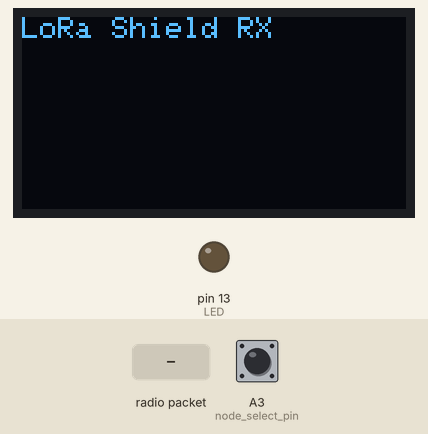
The sketch below on a simulated Arduino Uno, built with avr-gcc and run on an emulated ATmega328P. On the bench: 128×64 one-colour display, output pins drawn as LEDs (lit = HIGH). The test bench sets the inputs (shaded band); at power-on: A3 (node_select_pin) HIGH. No radio packets arrive unless stated; pins used as bus, display or sensor lines are not drawn; what the sketch prints to the serial monitor is not drawn.

Above: at 2.3 s.
2.4 s: radio packet "#" arrives
At 2.8 s:
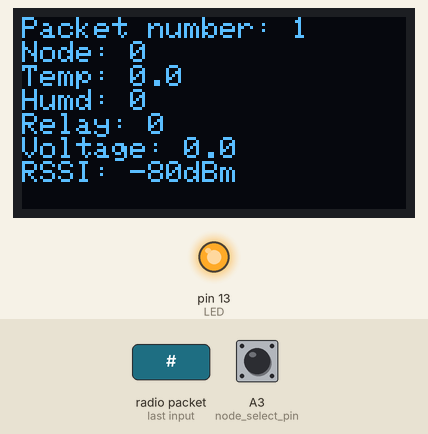
3.9 s: radio packet "5" arrives
Timing chart, 0 to 6.9 s (numbered marks = the images above; inputs shaded):
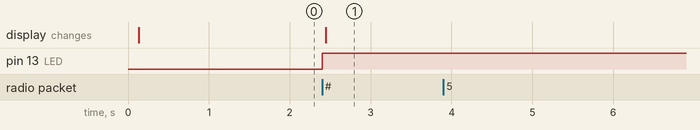

The sketch:

main_RX.ino
```cpp
#include <SPI.h>
#include <RH_RF95.h>
#include <Wire.h>
#include "SSD1306Ascii.h"
#include "SSD1306AsciiWire.h"

#define SF         7
#define BANDWIDTH  250
#define TXPOWER    14

#define RFM95_CS 10
#define RFM95_RST 9
#define RFM95_INT 2
#define RF95_FREQ 434.0
#define I2C_ADDRESS 0x3C
#define LED LED_BUILTIN

uint8_t input_voltage_pin = A0;
uint8_t input_relay_status_pin = A1;
uint8_t node_select_pin = A3;
uint8_t node = 0;
uint16_t packetnum = 0;
String node1 = "";
String node2 = "";

RH_RF95 rf95(RFM95_CS, RFM95_INT);
SSD1306AsciiWire oled;

void setup(){
  pinMode(input_voltage_pin, INPUT);
  pinMode(input_relay_status_pin, INPUT);
  pinMode(LED, OUTPUT);
  pinMode(RFM95_RST, OUTPUT);
  digitalWrite(RFM95_RST, HIGH);

  while (!Serial);
  Serial.begin(115200);
  delay(100);

  Serial.println("RFM98W LoRa Shield RX");

// Set Node Number
  pinMode(node_select_pin, INPUT_PULLUP);
  node = !digitalRead(node_select_pin);  // 0 or 1
  node++;  // 1 or 2
  // Serial.print("Node Number: ");
  // Serial.println(node);

// OLED display
  Wire.begin();
  oled.begin(&Adafruit128x64, I2C_ADDRESS);
  // oled.set400kHz();
  oled.setFont(Adafruit5x7);

  oled.clear();
  oled.println("LoRa Shield RX");

// RFM98W manual reset
  digitalWrite(RFM95_RST, LOW);
  delay(10);
  digitalWrite(RFM95_RST, HIGH);
  delay(10);

// Init RFM98W
  while (!rf95.init()) {
    Serial.println("LoRa radio init failed");
    while (1);
  }
  Serial.println("LoRa radio init OK");

  if (!rf95.setFrequency(RF95_FREQ)) {
    Serial.println("setFrequency failed");
    while (1);
  }
  rf95.setTxPower(TXPOWER, false);
  rf95.setSpreadingFactor(SF);
  rf95.setSignalBandwidth(BANDWIDTH);
  Serial.print("Set Freq to: "); Serial.println(RF95_FREQ);
  Serial.println("LoRa radio init OK");

  delay(1000);
}


void loop(){
  if (rf95.available()){
    uint8_t buf[RH_RF95_MAX_MESSAGE_LEN];
    uint8_t len = sizeof(buf);

    if (rf95.recv(buf, &len)){
      digitalWrite(LED, HIGH);
      RH_RF95::printBuffer("Received:", buf, len);
      Serial.print("packet:");
      Serial.println((char*)buf);
      Serial.print("RSSI: ");
      Serial.println(rf95.lastRssi(), DEC);

      String packet = (char*)buf;
      packet.trim();
      if(packet.startsWith("#")){  // 정상적인 패킷
        packetnum++;

        String message = packet.substring(1);
        uint8_t node = message.substring(0,message.indexOf("#")).toInt();
        message = message.substring(message.indexOf("#")+1);
        float temp = message.substring(0,message.indexOf("#")).toInt()/10.0;
        message = message.substring(message.indexOf("#")+1);
        int humd = message.substring(0,message.indexOf("#")).toInt();
        message = message.substring(message.indexOf("#")+1);
        uint8_t relay = message.substring(0,message.indexOf("#")).toInt();
        message = message.substring(message.indexOf("#")+1);
        float voltage = message.substring(0,message.indexOf("#")).toInt()/10.0;

        Serial.print("Packet number: "); Serial.println(packetnum);
        Serial.print("Node: "); Serial.println(node);
        Serial.print("Temp: "); Serial.println(temp, 1);
        Serial.print("Humd: "); Serial.println(humd);
        Serial.print("Relay: "); Serial.println(relay);
        Serial.print("Voltage: "); Serial.println(voltage, 1);
        Serial.print("RSSI: "); Serial.print(rf95.lastRssi(), DEC); Serial.println("dBm");

        oled.clear();
        oled.print("Packet number: "); oled.println(packetnum);
        oled.print("Node: "); oled.println(node);
        oled.print("Temp: "); oled.println(temp, 1 );
        oled.print("Humd: "); oled.println(humd);
        oled.print("Relay: "); oled.println(relay);
        oled.print("Voltage: "); oled.println(voltage, 1);
        oled.print("RSSI: "); oled.print(rf95.lastRssi(), DEC); oled.println("dBm");

      }else{  // 비정상적인 패킷 수신
      }
    }
    else{
      Serial.println("Receive failed");
    }

  Serial.println();
  }
}
```

Measured:
- after the input at 2.4 s, pin 13 (LED): LOW → HIGH at once; the display: changes after 0.05 s (image 1)
- after the input at 3.9 s, every drawn part: stays the same
